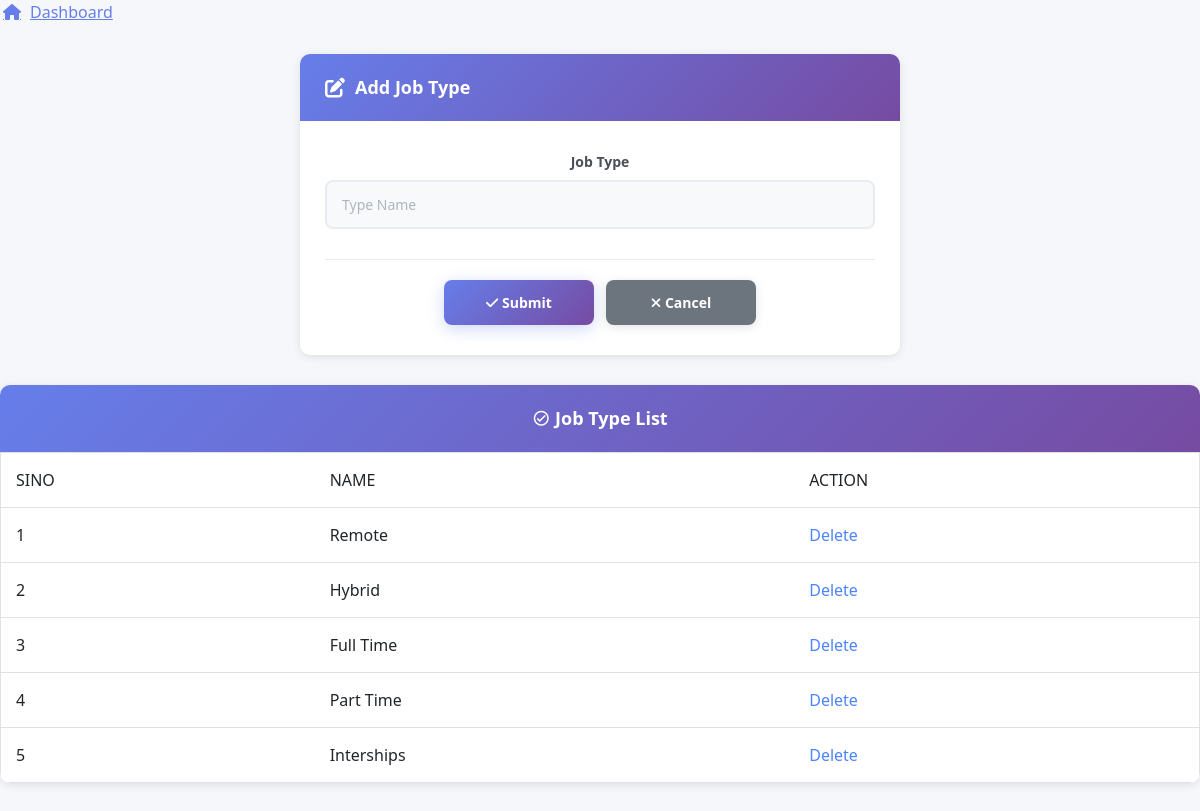
The app's page /Admin/JobType.php with its own data.
### tables this page shows
CREATE TABLE `tbl_job_type` (
  `job_type_id` int(11) NOT NULL,
  `job_type_name` varchar(50) NOT NULL
);

### Admin/JobType.php (the view, shortened to what this page needs)
<?php
include("../Assets/Connection/connection.php");
		?>
<!DOCTYPE html PUBLIC "-//W3C//DTD XHTML 1.0 Transitional//EN" "http://www.w3.org/TR/xhtml1/DTD/xhtml1-transitional.dtd">
<html xmlns="http://www.w3.org/1999/xhtml">
<head>
  <link rel="stylesheet" href="https://cdnjs.cloudflare.com/ajax/libs/MaterialDesign-Webfont/7.0.96/css/materialdesignicons.min.css">
    <link href="https://cdnjs.cloudflare.com/ajax/libs/bootstrap/5.3.0/css/bootstrap.min.css" rel="stylesheet">
    <link rel="stylesheet" href="https://cdnjs.cloudflare.com/ajax/libs/font-awesome/6.4.0/css/all.min.css">
    <link rel="stylesheet" href="../Assets/Templates/Admin/Admin-Template/Styles/Dashboard.css">
    <link rel="stylesheet" href="../Assets/Templates/Admin/Admin-Template/Styles/ButtonImage.css">
	  <link rel="stylesheet" href="../Assets/Templates/Admin/Admin-Template/Styles/FormsTextbox.css">
</head>
<body>
 <p> <a href="AdminHome.php" class="link-with-icon">
        <i class="fas fa-home"></i>
        Dashboard
        </a>
</p>
<center>
<form id="form1" name="form1" method="post" action="">
  <div class="form-container">
    <div class="form-header">
      <i class="fas fa-edit"></i> Add Job Type
    </div>
    <div class="form-body">
      <div class="form-group">
        <label for="txt_name2" class="form-label">Job Type</label>
        <input type="text" name="txt_name" id="txt_name2" class="form-control" placeholder="Type Name" required />
      </div>
      <div class="form-actions">
        <button type="submit" name="btn_submit" id="btn_submit" class="btn-primary">
          <i class="fas fa-check"></i> Submit
        </button>
        <button type="reset" name="txt_cancel" id="txt_cancel" class="btn-secondary">
          <i class="fas fa-times"></i> Cancel
        </button>
      </div>
    </div>
</div>
<div class="table-container">
<div class="table-header">
<i class="mdi mdi-check-circle-outline"></i> Job Type List
</div>
  <div class="table-responsive">
<table border="1" height="150" class="table">
   <tr>
         <td>SINO</td>
         <td>NAME</td>
         <td>ACTION</td>
   </tr>
   <?php
   $i=0;
   $selqry="select * from tbl_job_type ";
   $rows=$con->query($selqry);
   while($data=$rows->fetch_assoc())
   {
	    $i++;
	?>
	<tr>
        <td><?php echo $i ?></td>
        <td><?php echo $data['job_type_name'] ?></td>
        <td><a href="JobType.php? clrID=<?php echo $data['job_type_id']?>">Delete</a></td>
</tr>
   <?php
   }
   ?>
 </table>
 </div>
 </div>
</form>
</center>
</body>
</html>

### Assets/Templates/Admin/Admin-Template/Styles/Dashboard.css (style rules this page uses)
:root { --primary-color: #4c84ff; --secondary-color: #6c757d; --success-color: #28a745; --danger-color: #dc3545; --warning-color: #ffc107; --info-color: #17a2b8; --light-color: #f8f9fa; --dark-color: #343a40; --sidebar-width: 280px; }
* { margin: 0; padding: 0; box-sizing: border-box; }
body { font-family: 'Segoe UI', Tahoma, Geneva, Verdana, sans-serif; background-color: #f5f7fa; color: #333; }
.table-container { background: white; border-radius: 10px; box-shadow: 0 2px 10px rgba(0,0,0,0.1); margin-bottom: 30px; overflow: hidden; }
.table-header { background: linear-gradient(135deg, #667eea 0%, #764ba2 100%); color: white; padding: 20px 25px; font-size: 18px; font-weight: 600; }
.table-responsive { border-radius: 0 0 10px 10px; }
.table { margin-bottom: 0; }
.table td { padding: 15px; vertical-align: middle; border-bottom: 1px solid #dee2e6; }
.table-container { animation: fadeIn 0.5s ease; }

### Assets/Templates/Admin/Admin-Template/Styles/ButtonImage.css (style rules this page uses)
.btn-primary { padding: 12px 30px; background: linear-gradient(135deg, #667eea 0%, #764ba2 100%); color: white; border: none; border-radius: 8px; font-size: 14px; font-weight: 600; cursor: pointer; text-decoration: none; display: inline-block; transition: all 0.3s ease; box-shadow: 0 4px 15px rgba(102, 126, 234, 0.3); }
.btn-secondary { padding: 12px 30px; background: #6c757d; color: white; border: none; border-radius: 8px; font-size: 14px; font-weight: 600; cursor: pointer; text-decoration: none; display: inline-block; transition: all 0.3s ease; box-shadow: 0 2px 10px rgba(108, 117, 125, 0.2); }
a { color: #4c84ff; text-decoration: none; transition: all 0.3s ease; }
.link-with-icon { display: inline-flex; align-items: center; gap: 8px; color: #4c84ff; text-decoration: none; font-weight: 500; transition: all 0.3s ease; }
.link-with-icon i { font-size: 16px; transition: transform 0.3s ease; }

### Assets/Templates/Admin/Admin-Template/Styles/FormsTextbox.css (style rules this page uses)
.form-container { background: white; border-radius: 10px; box-shadow: 0 2px 10px rgba(0,0,0,0.1); max-width: 600px; margin: 30px auto; overflow: hidden; animation: fadeIn 0.5s ease; }
.form-header { background: linear-gradient(135deg, #667eea 0%, #764ba2 100%); color: white; padding: 20px 25px; font-size: 18px; font-weight: 600; display: flex; align-items: center; gap: 10px; }
.form-header i { font-size: 20px; }
.form-body { padding: 30px 25px; }
.form-group { margin-bottom: 25px; }
.form-label { display: block; margin-bottom: 8px; color: #495057; font-weight: 600; font-size: 14px; }
.form-control { width: 100%; padding: 12px 15px; border: 2px solid #e9ecef; border-radius: 8px; font-size: 14px; font-family: 'Segoe UI', Tahoma, Geneva, Verdana, sans-serif; color: #495057; background-color: #f8f9fa; transition: all 0.3s ease; outline: none; }
.form-control::placeholder { color: #adb5bd; }
.form-actions { display: flex; gap: 12px; justify-content: center; margin-top: 30px; padding-top: 20px; border-top: 1px solid #e9ecef; }
.form-actions button, .form-actions input[type="submit"], .form-actions input[type="reset"], .form-actions input[type="button"] { flex: 1; max-width: 150px; }

### records on screen
tbl_job_type: job_type_name "Remote"
tbl_job_type: job_type_name "Hybrid"
tbl_job_type: job_type_name "Full Time"
tbl_job_type: job_type_name "Part Time"
tbl_job_type: job_type_name "Interships"
